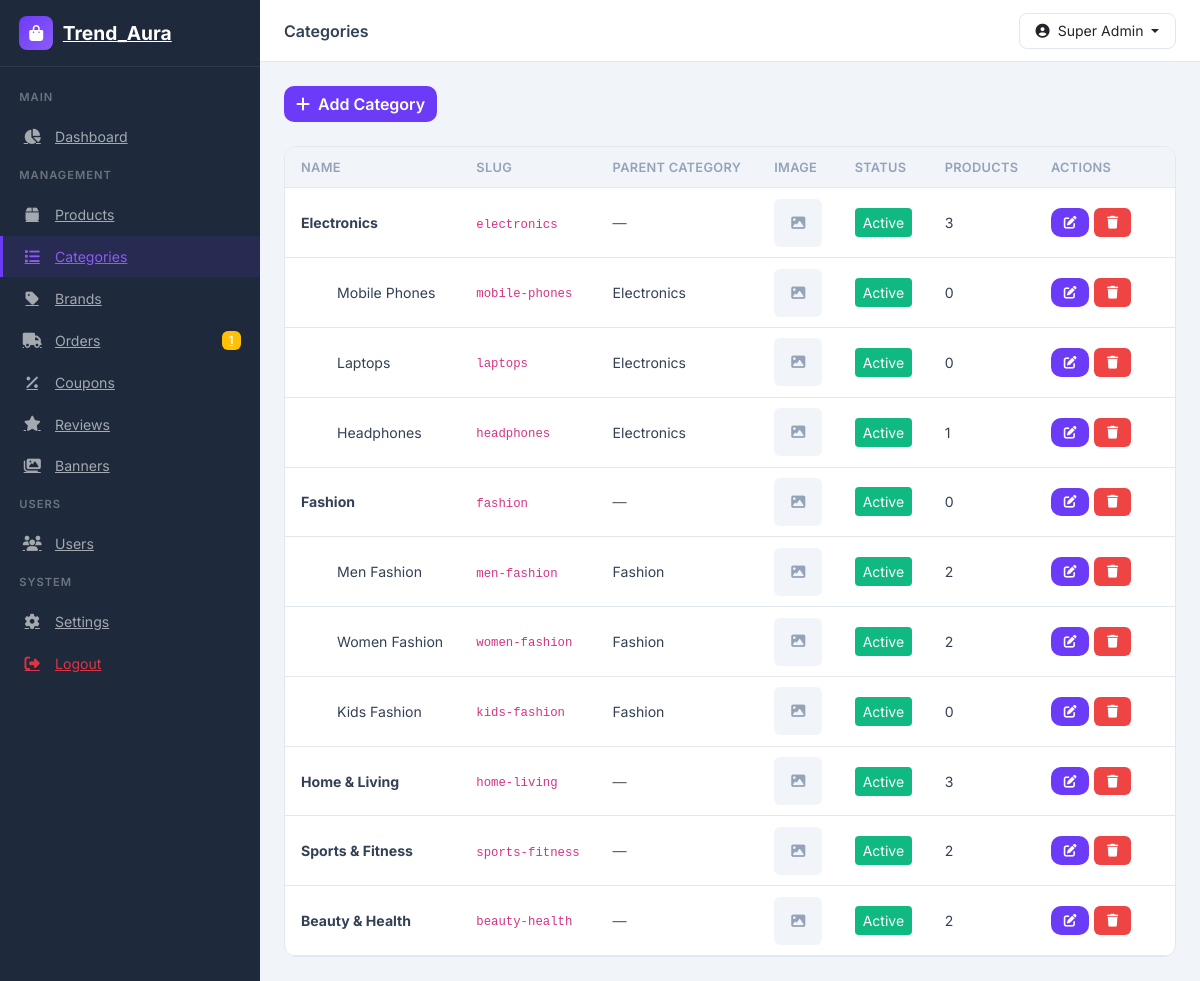
The app's page /admin/pages/categories/index.php (signed in) with its own data.
### tables this page shows
CREATE TABLE categories (
    id INT AUTO_INCREMENT PRIMARY KEY,
    name VARCHAR(100) NOT NULL,
    slug VARCHAR(100) NOT NULL UNIQUE,
    description TEXT,
    image VARCHAR(255),
    parent_id INT DEFAULT NULL,
    is_active TINYINT(1) DEFAULT 1,
    sort_order INT DEFAULT 0,
    created_at TIMESTAMP DEFAULT CURRENT_TIMESTAMP,
    updated_at TIMESTAMP DEFAULT CURRENT_TIMESTAMP ON UPDATE CURRENT_TIMESTAMP,
    FOREIGN KEY (parent_id) REFERENCES categories(id) ON DELETE SET NULL,
    INDEX idx_categories_slug (slug),
    INDEX idx_categories_active (is_active),
    INDEX idx_categories_parent (parent_id)
);

### includes/auth.php (called while the page is built, shortened)
<?php
require_once __DIR__ . '/functions.php';
function getCurrentAdmin() {
    $db = db();
    $stmt = $db->prepare("SELECT * FROM admins WHERE id = :id AND is_active = 1");
    $stmt->execute(['id' => $_SESSION['admin_id']]);
    return $stmt->fetch();
}

### includes/functions.php (called while the page is built, shortened)
<?php
function sanitizeInput($input) {
    return htmlspecialchars(trim($input), ENT_QUOTES, 'UTF-8');
}

### admin/pages/categories/index.php (the view, shortened to what this page needs)
<?php
$pageTitle = 'Categories';
include __DIR__ . '/../../includes/header.php';
$db = db();
$stmt = $db->query("
    SELECT c.*,
        (SELECT COUNT(*) FROM products WHERE category_id = c.id) as products_count
    FROM categories c
    ORDER BY c.parent_id IS NULL DESC, c.sort_order ASC, c.name ASC
");
$categories = $stmt->fetchAll();
$parents = [];
$childrenByParent = [];
foreach ($categories as $cat) {
    if ($cat['parent_id'] === null) {
        $parents[] = $cat;
    } else {
        $childrenByParent[$cat['parent_id']][] = $cat;
    }
}
?>
<div class="d-flex flex-wrap justify-content-between align-items-center gap-3 mb-4">
    <div>
        <a href="<?= ADMIN_URL ?>/pages/categories/add.php" class="btn btn-admin-primary">
            <i class="fas fa-plus me-1"></i> Add Category
        </a>
    </div>
</div>
<div class="admin-card">
    <div class="admin-card-body p-0">
        <div class="table-responsive">
            <table class="admin-table">
                <thead>
                    <tr>
                        <th>Name</th>
                        <th>Slug</th>
                        <th>Parent Category</th>
                        <th>Image</th>
                        <th>Status</th>
                        <th>Products</th>
                        <th style="width:140px;">Actions</th>
                    </tr>
                </thead>
                <tbody>
                    <?php if (empty($parents) && empty($childrenByParent)): ?>
                        <tr>
                            <td colspan="7">
                                <div class="empty-state">
                                    <i class="fas fa-list"></i>
                                    <p class="mt-2">No categories found</p>
                                </div>
                            </td>
                        </tr>
                    <?php else: ?>
                        <?php foreach ($parents as $cat): ?>
                            <tr>
                                <td><strong><?= sanitizeInput($cat['name']) ?></strong></td>
                                <td><code><?= sanitizeInput($cat['slug']) ?></code></td>
                                <td><span class="text-muted">&mdash;</span></td>
                                <td>
                                    <?php if ($cat['image']): ?>
                                        <img src="<?= SITE_URL ?>/<?= $cat['image'] ?>" alt="<?= sanitizeInput($cat['name']) ?>" style="width:48px;height:48px;object-fit:cover;border-radius:6px;">
                                    <?php else: ?>
                                        <div style="width:48px;height:48px;border-radius:6px;background:var(--admin-bg);display:flex;align-items:center;justify-content:center;color:var(--admin-muted);">
                                            <i class="fas fa-image"></i>
                                        </div>
                                    <?php endif; ?>
                                </td>
                                <td>
                                    <form method="POST" action="<?= ADMIN_URL ?>/pages/categories/toggle-status.php" style="display:inline;">
                                        <button type="submit" class="btn btn-sm <?= $cat['is_active'] ? 'btn-admin-success' : 'btn-admin-outline' ?>" title="<?= $cat['is_active'] ? 'Deactivate' : 'Activate' ?>">
                                            <?= $cat['is_active'] ? 'Active' : 'Inactive' ?>
                                        </button>
                                    </form>
                                </td>
                                <td><?= (int)$cat['products_count'] ?></td>
                                <td>
                                    <div class="action-btns">
                                        <a href="<?= ADMIN_URL ?>/pages/categories/edit.php?id=<?= $cat['id'] ?>" class="btn btn-admin-sm btn-admin-primary" title="Edit">
                                            <i class="fas fa-edit"></i>
                                        </a>
                                        <form method="POST" action="<?= ADMIN_URL ?>/pages/categories/delete.php" style="display:inline;" onsubmit="return confirm('Are you sure you want to delete this category?');">
                                            <button type="submit" class="btn btn-admin-sm btn-admin-danger" title="Delete">
                                                <i class="fas fa-trash"></i>
                                            </button>
                                        </form>
                                    </div>
                                </td>
                            </tr>
                            <?php if (isset($childrenByParent[$cat['id']])): ?>
                                <?php foreach ($childrenByParent[$cat['id']] as $child): ?>
                                    <tr>
                                        <td style="padding-left:40px;">
                                            <?= sanitizeInput($child['name']) ?>
                                        </td>
                                        <td><code><?= sanitizeInput($child['slug']) ?></code></td>
                                        <td><?= sanitizeInput($cat['name']) ?></td>
                                        <td>
                                            <?php if ($child['image']): ?>
                                                <img src="<?= SITE_URL ?>/<?= $child['image'] ?>" alt="<?= sanitizeInput($child['name']) ?>" style="width:48px;height:48px;object-fit:cover;border-radius:6px;">
                                            <?php else: ?>
                                                <div style="width:48px;height:48px;border-radius:6px;background:var(--admin-bg);display:flex;align-items:center;justify-content:center;color:var(--admin-muted);">
                                                    <i class="fas fa-image"></i>
                                                </div>
                                            <?php endif; ?>
                                        </td>
                                        <td>
                                            <form method="POST" action="<?= ADMIN_URL ?>/pages/categories/toggle-status.php" style="display:inline;">
                                                <button type="submit" class="btn btn-sm <?= $child['is_active'] ? 'btn-admin-success' : 'btn-admin-outline' ?>" title="<?= $child['is_active'] ? 'Deactivate' : 'Activate' ?>">
                                                    <?= $child['is_active'] ? 'Active' : 'Inactive' ?>
                                                </button>
                                            </form>
                                        </td>
                                        <td><?= (int)$child['products_count'] ?></td>
                                        <td>
                                            <div class="action-btns">
                                                <a href="<?= ADMIN_URL ?>/pages/categories/edit.php?id=<?= $child['id'] ?>" class="btn btn-admin-sm btn-admin-primary" title="Edit">
                                                    <i class="fas fa-edit"></i>
                                                </a>
                                                <form method="POST" action="<?= ADMIN_URL ?>/pages/categories/delete.php" style="display:inline;" onsubmit="return confirm('Are you sure you want to delete this category?');">
                                                    <button type="submit" class="btn btn-admin-sm btn-admin-danger" title="Delete">
                                                        <i class="fas fa-trash"></i>
                                                    </button>
                                                </form>
                                            </div>
                                        </td>
                                    </tr>
                                <?php endforeach; ?>
                            <?php endif; ?>
                        <?php endforeach; ?>
                    <?php endif; ?>
                </tbody>
            </table>
        </div>
    </div>
</div>
<?php include __DIR__ . '/../../includes/footer.php'; ?>

### admin/includes/header.php (shortened to what this page needs)
<?php
$currentAdmin = getCurrentAdmin();
$pageTitle = $pageTitle ?? 'Dashboard';
$db = db();
$pendingOrders = $db->query("SELECT COUNT(*) FROM orders WHERE order_status = 'pending'")->fetchColumn();
?>
<!DOCTYPE html>
<html lang="en">
<head>
    <link href="https://cdn.jsdelivr.net/npm/bootstrap@5.3.2/dist/css/bootstrap.min.css" rel="stylesheet">
    <link href="https://cdnjs.cloudflare.com/ajax/libs/font-awesome/6.5.1/css/all.min.css" rel="stylesheet">
    <link href="https://cdn.jsdelivr.net/npm/chart.js@4.4.0/dist/chart.min.css" rel="stylesheet">
    <link href="<?= ADMIN_URL ?>/assets/css/admin.css" rel="stylesheet">
</head>
<body>
    <div class="admin-layout">
        <aside class="admin-sidebar" id="adminSidebar">
            <div class="sidebar-header">
                <a href="<?= ADMIN_URL ?>/dashboard.php" class="sidebar-brand">
                    <i class="fas fa-shopping-bag"></i>
                    <span><?= SITE_NAME ?></span>
                </a>
            </div>
            <nav class="sidebar-nav">
                <div class="nav-section">Main</div>
                <a href="<?= ADMIN_URL ?>/dashboard.php" class="nav-item <?= basename($_SERVER['PHP_SELF']) === 'dashboard.php' ? 'active' : '' ?>">
                    <i class="fas fa-chart-pie"></i><span>Dashboard</span>
                </a>
                <div class="nav-section">Management</div>
                <a href="<?= ADMIN_URL ?>/pages/products/index.php" class="nav-item <?= strpos($_SERVER['PHP_SELF'], 'products') !== false ? 'active' : '' ?>">
                    <i class="fas fa-box"></i><span>Products</span>
                </a>
                <a href="<?= ADMIN_URL ?>/pages/categories/index.php" class="nav-item <?= strpos($_SERVER['PHP_SELF'], 'categories') !== false ? 'active' : '' ?>">
                    <i class="fas fa-list"></i><span>Categories</span>
                </a>
                <a href="<?= ADMIN_URL ?>/pages/brands/index.php" class="nav-item <?= strpos($_SERVER['PHP_SELF'], 'brands') !== false ? 'active' : '' ?>">
                    <i class="fas fa-tag"></i><span>Brands</span>
                </a>
                <a href="<?= ADMIN_URL ?>/pages/orders/index.php" class="nav-item <?= strpos($_SERVER['PHP_SELF'], 'orders') !== false ? 'active' : '' ?>">
                    <i class="fas fa-truck"></i><span>Orders</span>
                    <?php if ($pendingOrders > 0): ?><span class="badge bg-warning"><?= $pendingOrders ?></span><?php endif; ?>
                </a>
                <a href="<?= ADMIN_URL ?>/pages/coupons/index.php" class="nav-item <?= strpos($_SERVER['PHP_SELF'], 'coupons') !== false ? 'active' : '' ?>">
                    <i class="fas fa-percent"></i><span>Coupons</span>
                </a>
                <a href="<?= ADMIN_URL ?>/pages/reviews/index.php" class="nav-item <?= strpos($_SERVER['PHP_SELF'], 'reviews') !== false ? 'active' : '' ?>">
                    <i class="fas fa-star"></i><span>Reviews</span>
                </a>
                <a href="<?= ADMIN_URL ?>/pages/banners/index.php" class="nav-item <?= strpos($_SERVER['PHP_SELF'], 'banners') !== false ? 'active' : '' ?>">
                    <i class="fas fa-images"></i><span>Banners</span>
                </a>
                <div class="nav-section">Users</div>
                <a href="<?= ADMIN_URL ?>/pages/users/index.php" class="nav-item <?= strpos($_SERVER['PHP_SELF'], 'users') !== false ? 'active' : '' ?>">
                    <i class="fas fa-users"></i><span>Users</span>
                </a>
                <div class="nav-section">System</div>
                <a href="<?= ADMIN_URL ?>/pages/settings.php" class="nav-item <?= strpos($_SERVER['PHP_SELF'], 'settings') !== false ? 'active' : '' ?>">
                    <i class="fas fa-cog"></i><span>Settings</span>
                </a>
                <a href="<?= ADMIN_URL ?>/logout.php" class="nav-item text-danger">
                    <i class="fas fa-sign-out-alt"></i><span>Logout</span>
                </a>
            </nav>
        </aside>
        <main class="admin-main">
            <header class="admin-topbar">
                <div class="topbar-title"><?= $pageTitle ?></div>
                <div class="topbar-right">
                    <div class="dropdown">
                        <button class="btn btn-admin-ghost dropdown-toggle" data-bs-toggle="dropdown">
                            <i class="fas fa-user-circle me-1"></i> <?= sanitizeInput($currentAdmin['full_name']) ?>
                        </button>
                    </div>
                </div>
            </header>
            <div class="admin-content">

### records on screen
categories: name "Electronics", slug "electronics", is_active "Active", products_count "3"
categories: name "Mobile Phones", slug "mobile-phones", parent.name "Electronics", is_active "Active", products_count "0"
categories: name "Laptops", slug "laptops", parent.name "Electronics", is_active "Active", products_count "0"
categories: name "Headphones", slug "headphones", parent.name "Electronics", is_active "Active", products_count "1"
categories: name "Fashion", slug "fashion", is_active "Active", products_count "0"
categories: name "Men Fashion", slug "men-fashion", parent.name "Fashion", is_active "Active", products_count "2"
categories: name "Women Fashion", slug "women-fashion", parent.name "Fashion", is_active "Active", products_count "2"
categories: name "Kids Fashion", slug "kids-fashion", parent.name "Fashion", is_active "Active", products_count "0"
categories: name "Home & Living", slug "home-living", is_active "Active", products_count "3"
categories: name "Sports & Fitness", slug "sports-fitness", is_active "Active", products_count "2"
categories: name "Beauty & Health", slug "beauty-health", is_active "Active", products_count "2"

### other values on screen
SITE_NAME "Trend_Aura"
$pendingOrders "1"
$pageTitle "Categories"
sanitizeInput($currentAdmin['full_name']) "Super Admin"
